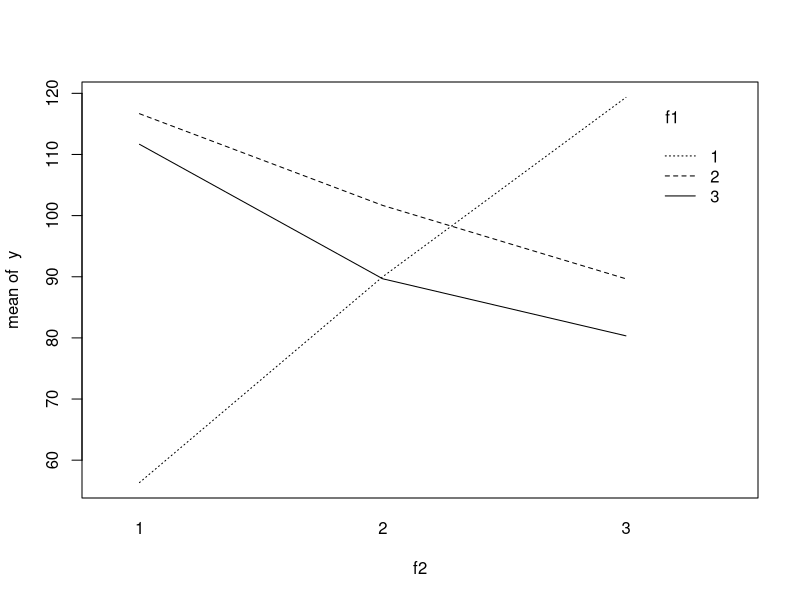

Here is the R script that generated this plot:
f1 <- c(1,1,1,1,1,1,1,1,1,2,2,2,2,2,2,2,2,2,3,3,3,3,3,3,3,3,3)
f2 <- c(1,1,1,2,2,2,3,3,3,1,1,1,2,2,2,3,3,3,3,1,1,1,2,2,2,3,3)
y <- c(57,55,57,58,102,110,109,109,140,140,120,90,101,103,
       101,92,88,89,90,110,112,113,114,78,77,75,76)
interaction.plot(f2,f1,y)
# sHINJI AURELLIO